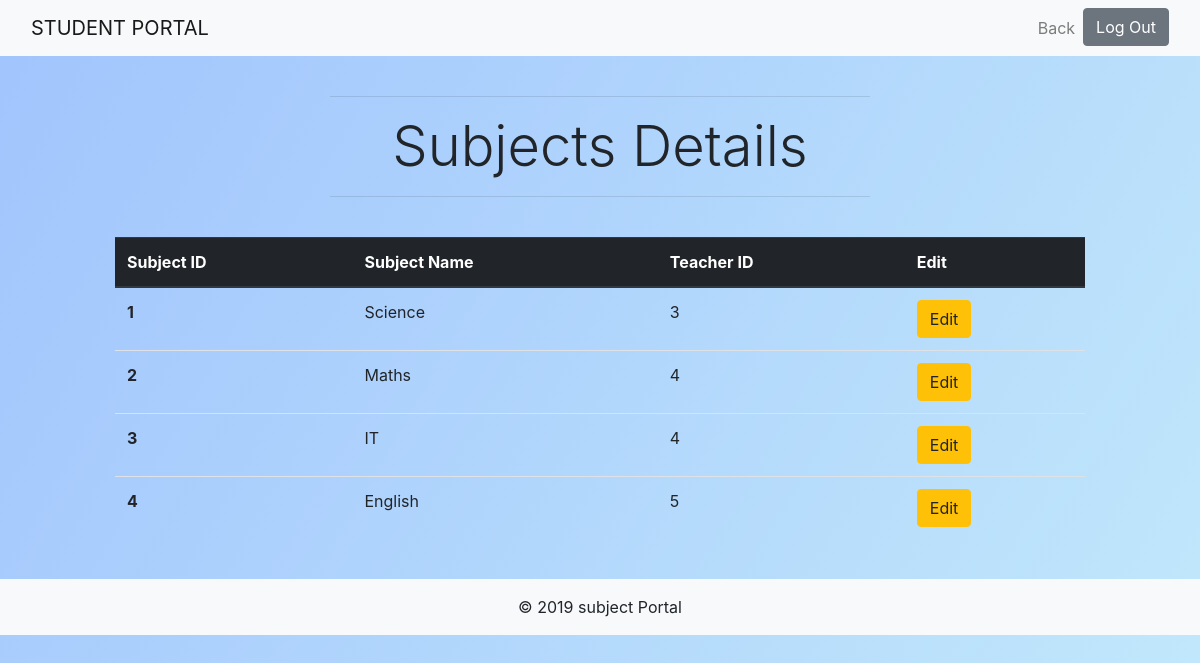
The page /pages/subject-details.php (signed in) on the database its author committed.
### tables this page shows
CREATE TABLE IF NOT EXISTS `subject` (
  `subject_id` int(11) NOT NULL AUTO_INCREMENT,
  `name` varchar(45) NOT NULL,
  `teacher_id` int(11) NOT NULL,
  `is_deleted` int(11) NOT NULL,
  PRIMARY KEY (`subject_id`),
  KEY `fk_subject_teacher1` (`teacher_id`)
);

### pages/subject-details.php (the view, shortened to what this page needs)
<?php require_once('../includes/connection.php') ?>
<?php
    $subject_list = '';
    $query = "SELECT * FROM subject WHERE is_deleted=0 ORDER BY subject_id";
    $subjects = mysqli_query($connection, $query);
    while($subject = mysqli_fetch_assoc($subjects)){
        $subject_list .= "<tr>";
        $subject_list .= "<th scope=\"row\">{$subject['subject_id']}</th>";
        $subject_list .= "<td>{$subject['name']}</td>";
        $subject_list .= "<td>{$subject['teacher_id']}</td>";
        $subject_list .= "<td><a href=\"subject-edit.php?subject_id={$subject['subject_id']}\" class=\"btn btn-warning\">Edit</a></td>";
        $subject_list .= "</tr>";
    }
?>
<!DOCTYPE html>
<html>
<head>
	<link rel="stylesheet" href="https://maxcdn.bootstrapcdn.com/bootstrap/4.0.0/css/bootstrap.min.css">
    <link rel="stylesheet" type="text/css" href="../css/styles.css">
</head>
<body>
    <header>
        <nav class="navbar navbar-expand-md navbar-light bg-light sticky-top">
            <div class="container-fluid">
                <a class="navbar-brand" href="../index.php">STUDENT PORTAL</a>
                <div class="collapse navbar-collapse" id="navbar-responsive">
                    <ul class="navbar-nav ml-auto">
                        <li class="nav-item"><a class="nav-link" href="admin-dashboard.php">Back</a></li>
                        <li class="nav-item"><a class="btn btn-secondary btn-block" href="logout.php">Log Out</a></li>
                    </ul>
                </div>
            </div>
        </nav>
    </header>
    <main>
        <div class="container text-center">
            <div class="row">
                <div class="col-6 mx-auto pt-4">
                    <hr>
                    <h1 class="display-4">Subjects Details</h1>
                    <hr>
                </div>
            </div>
        </div>
        <div class="container-fluid padding py-4">
            <div class="row">
                <div class="col-md-10 col-sm-12 mx-auto">
                    <table class="table">
                        <thead class="thead-dark">
                            <tr>
                                <th scope="col">Subject ID</th>
                                <th scope="col">Subject Name</th>
                                <th scope="col">Teacher ID</th>
                                <th scope="col">Edit</th>
                            </tr>
                        </thead>
                        <tbody>
                            <?php echo $subject_list ?>
                        </tbody>
                    </table>
                </div>
            </div>
        </div>
    </main>
    <footer class="footer">
        <div class="container-fluid padding bg-light">
            <div class="row text-center">
                <div class="col-12 pt-3">
                    <p>&copy; 2019 subject Portal</p>
                </div>
            </div>
        </div>
    </footer>
</body>
</html>

### css/styles.css (style rules this page uses)
* { margin: 0; padding: 0; }
body { background-image: linear-gradient(120deg, #a1c4fd 0%, #c2e9fb 100%); background-repeat: no-repeat; background-attachment: fixed; background-size: cover; height: 100vh; }

### rows shown on the page
subject: subject_id "1", name "Science", teacher "3"
subject: subject_id "2", name "Maths", teacher "4"
subject: subject_id "3", name "IT", teacher "4"
subject: subject_id "4", name "English", teacher "5"
